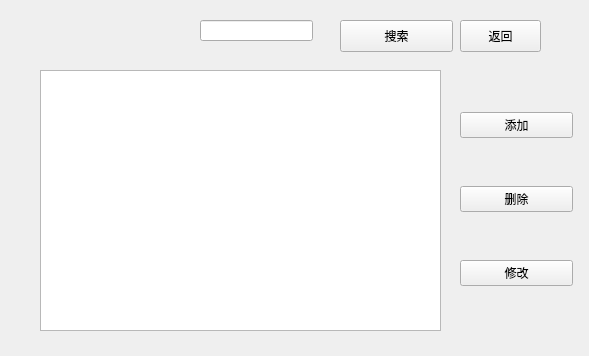
<?xml version="1.0" encoding="UTF-8"?>
<ui version="4.0">
 <class>UsersWidget</class>
 <widget class="QWidget" name="UsersWidget">
  <property name="geometry">
   <rect>
    <x>0</x>
    <y>0</y>
    <width>589</width>
    <height>356</height>
   </rect>
  </property>
  <property name="windowTitle">
   <string>Form</string>
  </property>
  <widget class="QTableView" name="tableView">
   <property name="geometry">
    <rect>
     <x>40</x>
     <y>70</y>
     <width>401</width>
     <height>261</height>
    </rect>
   </property>
  </widget>
  <widget class="QPushButton" name="buttonSearch">
   <property name="geometry">
    <rect>
     <x>340</x>
     <y>20</y>
     <width>113</width>
     <height>32</height>
    </rect>
   </property>
   <property name="text">
    <string>搜索</string>
   </property>
  </widget>
  <widget class="QPushButton" name="buttonBack">
   <property name="geometry">
    <rect>
     <x>460</x>
     <y>20</y>
     <width>81</width>
     <height>32</height>
    </rect>
   </property>
   <property name="text">
    <string>返回</string>
   </property>
  </widget>
  <widget class="QWidget" name="verticalLayoutWidget">
   <property name="geometry">
    <rect>
     <x>460</x>
     <y>70</y>
     <width>113</width>
     <height>261</height>
    </rect>
   </property>
   <layout class="QVBoxLayout" name="verticalLayout">
    <item>
     <widget class="QPushButton" name="buttonCreate">
      <property name="text">
       <string>添加</string>
      </property>
     </widget>
    </item>
    <item>
     <widget class="QPushButton" name="buttonDelete">
      <property name="text">
       <string>删除</string>
      </property>
     </widget>
    </item>
    <item>
     <widget class="QPushButton" name="buttonModify">
      <property name="text">
       <string>修改</string>
      </property>
     </widget>
    </item>
   </layout>
  </widget>
  <widget class="QLineEdit" name="lineSearch">
   <property name="geometry">
    <rect>
     <x>200</x>
     <y>20</y>
     <width>113</width>
     <height>21</height>
    </rect>
   </property>
  </widget>
 </widget>
 <resources/>
 <connections/>
</ui>
